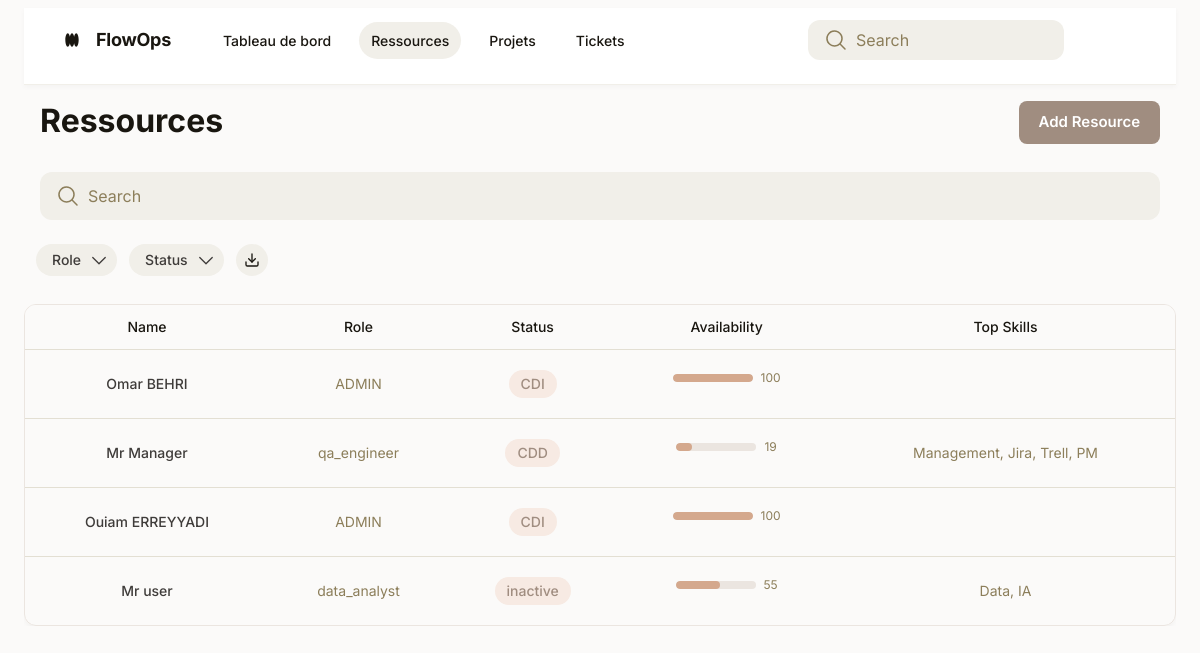
Page /ressources/ (signed in) on the committed database.
### ressources/models.py (models this page shows, shortened)
class Ressource(AbstractUser):
    first_name = models.CharField(max_length=200)
    last_name = models.CharField(max_length=200)
    role = models.CharField(max_length=200)
    skills = models.TextField(blank=True)
    availability_rate = models.IntegerField(null=True, blank=True)
    manager = models.ForeignKey('self', on_delete=models.CASCADE, null=True, blank=True)
    status = models.CharField(max_length=200, choices=[
        ('Stagiaire', 'Stagiaire'),
        ('CDI', 'CDI'),
        ('Prestataire', 'Prestataire'),
        ('Alternant', 'Alternant'),
        ('CDD', 'CDD'),
        ('Autre', 'Autre')
    ])
    appRole = models.CharField(max_length=200, choices=[
        ('ADMIN', 'ADMIN'),
        ('MANAGER', 'MANAGER'),
        ('USER', 'USER')
    ])
    phone_number = models.CharField(max_length=20)
    entry_date = models.DateField(null=True, blank=True)
    location = models.CharField(max_length=200, null=True, blank=True)
    created_at = models.DateTimeField(auto_now_add=True)
    updated_at = models.DateTimeField(auto_now=True)
    email = models.EmailField(unique=True)
    profile_picture = models.ImageField(upload_to='profile_pictures/', blank=True, null=True)
    completed_tickets_count = models.IntegerField(default=0)
    completed_projects_count = models.IntegerField(default=0)
    USERNAME_FIELD = 'email'
    REQUIRED_FIELDS = ['first_name', 'last_name']

### ressources/views.py (the view, shortened to what this page needs)
# urls.py: path('ressources/', include('ressources.urls')),
@login_required
def ressources(request):
    user = request.user
    ressources = Ressource.objects.all()
    search_query = request.GET.get('search', '').strip()
    role_filter = request.GET.get('role', '')
    status_filter = request.GET.get('status', '')
    if role_filter:
        ressources = ressources.filter(role=role_filter)
    if status_filter:
        ressources = ressources.filter(status=status_filter)
    roles = Ressource.objects.values_list('role', flat=True).distinct()
    statuses = Ressource.objects.values_list('status', flat=True).distinct()
    return render(request, 'ressources.html', {
        'ressources': ressources,
        'roles': roles,
        'statuses': statuses,
        'current_role': role_filter,
        'current_status': status_filter,
        'search_query': search_query,
        'user_role': user.appRole
    })

### ressources/templates/ressources.html (shortened to what this page needs)
<!DOCTYPE html>
<html lang="fr">
<head>
    <script src="https://cdn.tailwindcss.com?plugins=forms,container-queries"></script>
</head>
<body class="relative flex size-full min-h-screen flex-col bg-[#fbfaf9] group/design-root overflow-x-hidden font-['Inter','Noto_Sans',sans-serif]">
    <div class="layout-container flex h-full grow flex-col">
        <div class="w-full px-6 py-2">
            <main class="layout-content-container flex flex-col max-w-full w-full flex-1">
                <header class="flex flex-col border-b border-solid border-b-[#f1efe9] px-10 py-3">
                    <div class="flex items-center justify-between whitespace-nowrap pb-3">
                        <div class="flex items-center gap-4 text-[#191610] flex-1">
                            <div class="size-4">
                            </div>
                            <h2 class="text-lg font-bold leading-tight tracking-[-0.015em] mr-6">FlowOps</h2>
                            <nav class="flex items-center gap-4">
                                <a href="/dashboard/" class="nav-link">Tableau de bord</a>
                                <a href="/ressources/" class="nav-link nav-link-active">Ressources</a>
                                <a href="/projects/" class="nav-link">Projets</a>
                                <a href="/tickets/" class="nav-link">Tickets</a>
                            </nav>
                        </div>
                        <div class="flex items-center gap-8">
                            <label class="flex flex-col min-w-40 !h-10 max-w-64">
                                <div class="flex w-full flex-1 items-stretch rounded-xl h-full">
                                    <div class="text-[#8c7e5a] flex border-none bg-[#f1efe9] items-center justify-center pl-4 rounded-l-xl border-r-0">
                                        <svg xmlns="http://www.w3.org/2000/svg" width="24px" height="24px" fill="currentColor" viewBox="0 0 256 256"><path d="M229.66,218.34l-50.07-50.06a88.11,88.11,0,1,0-11.31,11.31l50.06,50.07a8,8,0,0,0,11.32-11.32ZM40,112a72,72,0,1,1,72,72A72.08,72.08,0,0,1,40,112Z"></path></svg>
                                    </div>
                                    <input type="search" placeholder="Search" class="form-input flex w-full min-w-0 flex-1 resize-none overflow-hidden rounded-xl text-[#191610] focus:outline-0 focus:ring-0 border-none bg-[#f1efe9] focus:border-none h-full placeholder:text-[#8c7e5a] px-4 rounded-l-none border-l-0 pl-2 text-base font-normal leading-normal">
                                </div>
                            </label>
                            <div class="bg-center bg-no-repeat aspect-square bg-cover rounded-full size-10" style='background-image: url("https://lh3.googleusercontent.com/aida-public/AB6AXuCClaZNla2VNHXuP4EEYYlG4LkZLwYibWSxw8yzb3jGydK81D_AXUYkIFyinil-dc9nLIixSFYOYTnTHhPAgW7Rgol2xKBCRitPsQZieVpCouNpxeaDA1OI7g0YrTegaV3O8LYbFYa020XTuVl2BUh_ogXINAaMYgvy-Qf1gW_EwpSjARgbbgSpHrUHu2-NSkSyN6Hsnj4AV2VMoOKK1uqlaP9nCYh3DoUd0lAswDohEnIfDQFAkaDKUBLhl05fMAHKUp8zap8Bqv4")'></div>
                        </div>
                    </div>
                </header>
                <div class="flex flex-wrap justify-between gap-3 p-4">
                    <div class="flex min-w-72 flex-col gap-3">
                        <p class="text-[#191610] tracking-light text-[32px] font-bold leading-tight">Ressources</p>
                    </div>
                    <button class="add-resource-btn" onclick="window.location.href='/ressources/add/'">Add Resource</button>
                </div>
                <div class="px-4 py-3">
                    <label class="flex flex-col min-w-40 h-12 w-full">
                        <div class="flex w-full flex-1 items-stretch rounded-xl h-full">
                            <div class="text-[#8c7e5a] flex border-none bg-[#f1efe9] items-center justify-center pl-4 rounded-l-xl border-r-0">
                                <svg xmlns="http://www.w3.org/2000/svg" width="24px" height="24px" fill="currentColor" viewBox="0 0 256 256"><path d="M229.66,218.34l-50.07-50.06a88.11,88.11,0,1,0-11.31,11.31l50.06,50.07a8,8,0,0,0,11.32-11.32ZM40,112a72,72,0,1,1,72,72A72.08,72.08,0,0,1,40,112Z"></path></svg>
                            </div>
                            <input type="search" id="search-input" name="search" value="{{ search_query }}" placeholder="Search" class="form-input flex w-full min-w-0 flex-1 resize-none overflow-hidden rounded-xl text-[#333] focus:outline-0 focus:ring-0 border-none bg-[#f1efe9] focus:border-none h-full placeholder:text-[#8c7e5a] px-4 rounded-l-none border-l-0 pl-2 text-base font-normal leading-normal" form="ressource-filter-form">
                        </div>
                    </label>
                </div>
                <div class="flex gap-3 p-3 flex-wrap pr-4">
                    <form id="ressource-filter-form" method="get" action="" class="flex flex-wrap gap-3 items-center">
                        <div class="relative inline-block">
                            <button type="button" id="role-dropdown-btn" class="filter-btn {% if current_role %}active{% endif %}">
                                Role {% if current_role %}({{ current_role }}){% endif %}
                                <svg xmlns="http://www.w3.org/2000/svg" width="20px" height="20px" fill="currentColor" viewBox="0 0 256 256"><path d="M213.66,101.66l-80,80a8,8,0,0,1-11.32,0l-80-80A8,8,0,0,1,53.66,90.34L128,164.69l74.34-74.35a8,8,0,0,1,11.32,11.32Z"></path></svg>
                            </button>
                        </div>
                        <div class="relative inline-block">
                            <button type="button" id="status-dropdown-btn" class="filter-btn {% if current_status %}active{% endif %}">
                                Status {% if current_status %}({{ current_status }}){% endif %}
                                <svg xmlns="http://www.w3.org/2000/svg" width="20px" height="20px" fill="currentColor" viewBox="0 0 256 256"><path d="M213.66,101.66l-80,80a8,8,0,0,1-11.32,0l-80-80A8,8,0,0,1,53.66,90.34L128,164.69l74.34-74.35a8,8,0,0,1,11.32,11.32Z"></path></svg>
                            </button>
                        </div>
                                                <button type="button" class="flex h-8 w-8 shrink-0 items-center justify-center rounded-full bg-[#f1efe9] text-[#191610]" onclick="exportRessourcesExcel()">
                        </button>
                    </form>
                </div>
                <div class="mt-4 w-full overflow-x-auto">
                    <div class="overflow-hidden rounded-xl border border-[#e3dfd3]">
                        <table class="min-w-full border-collapse text-sm">
                            <thead>
                                <tr class="bg-[#fbfaf9] text-left text-[#191610]">
                                    <th class="px-4 py-3 font-medium text-center">Name</th>
                                    <th class="px-4 py-3 font-medium text-center">Role</th>
                                    <th class="px-4 py-3 font-medium text-center">Status</th>
                                    <th class="px-4 py-3 font-medium text-center">Availability</th>
                                    <th class="px-4 py-3 font-medium text-center">Top Skills</th>
                                </tr>
                            </thead>
                            <tbody>
                                {% for ressource in ressources %}
                                <tr class="border-t border-t-[#e3dfd3] cursor-pointer hover:bg-[#f1efe9]" onclick="window.location.href='/ressources/details/{{ ressource.id }}/'">
                                    <td class="whitespace-nowrap px-4 py-5 font-medium text-center">{{ ressource.first_name }} {{ ressource.last_name }}</td>
                                    <td class="px-4 py-5 text-[#8c7e5a] text-center">{{ ressource.role }}</td>
                                    <td class="status-cell px-4 py-5 text-center">
                                        <span class="status-badge {% if ressource.status == 'Active' %}status-active{% else %}status-inactive{% endif %} rounded-full px-3 py-1 text-sm font-medium">{{ ressource.status }}</span>
                                    </td>
                                    <td class="px-4 py-5 text-center availability-cell">
                                        <div class="availability-bar-container bg-[#EBE5E0]">
                                            <div class="availability-bar bg-[#D4A88D]" style="width: {{ ressource.availability_rate|default:0 }}%;"></div>
                                        </div>
                                        <span class="text-[#8c7e5a] text-xs ml-2">{{ ressource.availability_rate|default:0 }}</span>
                                    </td>
                                    <td class="px-4 py-5 text-[#8c7e5a] text-center">{{ ressource.skills }}</td>
                                </tr>
                                {% empty %}
                                <tr><td colspan="6" class="text-center py-5">No ressources found.</td></tr>
                                {% endfor %}
                                </tbody>
                        </table>
                    </div>
                </div>
            </main>
        </div>
    </div>
</body>
</html>

### ressources/templates/ressources.html (style rules this page uses)
:root { --primary-color: #A08D80; --secondary-color: #D4CCC1; --text-color-dark: #3F3C3A; --text-color-medium: #6E6864; --text-color-light: #9C9591; --bg-light: #FBF9F7; --bg-white: #FFFFFF; --border-color: #EBE5E0; --status-active-bg: #EAE6DF; --status-active-text: #6E6864; --status-inactive-bg: #F7EAE3; --status-inactive-text: #A08D80; --nav-link-color: #191610; --nav-link-hover-bg: #f1efe9; --nav-link-active-bg: #f1efe9; --nav-link-active-color: #191610; --button-bg-light: #F0EDE9; --availability-bar-color: #D4A88D; --availability-bar-bg: #EBE5E0; --availability-dot-color: #D4A88D; --action-button-primary-bg: var(--primary-color); --action-button-primary-text: var(--bg-white); --action-button-delete-bg: #F7EAE3; --action-button-delete-text: #A08D80; --shadow-light: rgba(0, 0, 0, 0.03); }
body { font-family: 'Inter', 'Noto Sans', sans-serif; color: var(--text-color-dark); }
header { background-color: var(--bg-white); box-shadow: 0 2px 5px var(--shadow-light); position: sticky; top: 0; z-index: 1000; }
.nav-link { display: flex; align-items: center; gap: 0.5rem; padding: 0.5rem 0.75rem; color: var(--nav-link-color); font-size: 0.875rem; font-weight: 500; border-radius: 9999px; transition: background-color 0.2s ease, color 0.2s ease; white-space: nowrap; }
.nav-link-active { background-color: var(--nav-link-active-bg); color: var(--nav-link-active-color); }
.add-resource-btn { background-color: var(--primary-color); color: var(--bg-white); padding: 10px 20px; border: none; border-radius: 8px; font-size: 15px; font-weight: 600; cursor: pointer; transition: background-color 0.2s ease; }
.filter-btn { display: flex; height: 2rem; flex-shrink: 0; align-items: center; justify-content: center; gap: 0.5rem; border-radius: 9999px; background-color: #f1efe9; padding-left: 1rem; padding-right: 0.5rem; color: var(--text-color-dark); font-size: 0.875rem; font-weight: 500; line-height: normal; border: none; transition: background-color 0.2s ease; text-align: center; cursor: pointer; }
.status-badge { padding: 5px 12px; border-radius: 20px; font-size: 13px; font-weight: 600; display: inline-block; }
.status-inactive { background-color: var(--status-inactive-bg); color: var(--status-inactive-text); }
.availability-cell { display: flex; align-items: center; justify-content: center; }
.availability-bar-container { width: 80px; height: 8px; border-radius: 4px; background-color: var(--availability-bar-bg); overflow: hidden; }
.availability-bar { height: 100%; background-color: var(--availability-bar-color); border-radius: 4px; }
.overflow-hidden.rounded-xl.border.border-\[\#e3dfd3\] { border-color: var(--border-color) !important; box-shadow: 0 4px 6px -1px var(--shadow-light), 0 2px 4px -1px rgba(0, 0, 0, 0.02) !important; }
table thead th { text-align: center; }
table tbody td { text-align: center; }

### rows in the picture
Ressource: first_name "Omar", last_name "BEHRI", role "ADMIN", status "CDI", availability_rate "100"
Ressource: first_name "Mr Manager", role "qa_engineer", status "CDD", availability_rate "19", skills "Management, Jira, Trell, PM"
Ressource: first_name "Ouiam", last_name "ERREYYADI", role "ADMIN", status "CDI", availability_rate "100"
Ressource: first_name "Mr user", role "data_analyst", status "inactive", availability_rate "55", skills "Data, IA"
